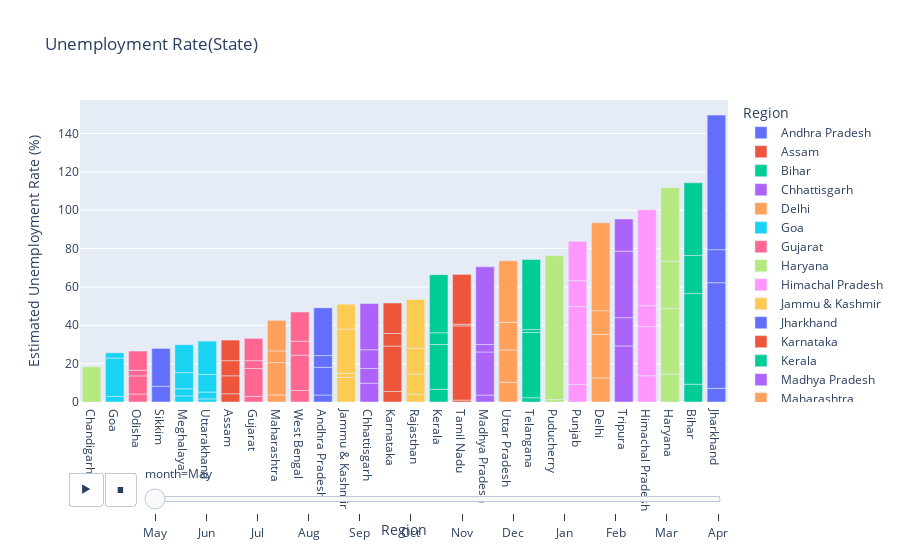

Notebook source saved alongside this figure:
### Code cell
fig = px.bar(UA, x='Region', y=' Estimated Unemployment Rate (%)', animation_frame='month',color='Region', title='Unemployment Rate(State)')

fig.update_layout(xaxis={'categoryorder':'total ascending'})

fig.layout.updatemenus[0].buttons[0].args[1]['frame']['duration']=2000

fig.show()

### Figure 1 — Plotly figure (JSON) as saved in the notebook; plotly's stock layout.template omitted (floating-point values rounded to 4 significant figures)
{"data": [{"alignmentgroup": "True", "hovertemplate": "Region=%{x}<br>month=May<br> Estimated Unemployment Rate (%)=%{y}<extra></extra>", "legendgroup": "Andhra Pradesh", "marker": {"color": "#636efa", "pattern": {"shape": ""}}, "name": "Andhra Pradesh", "offsetgroup": "Andhra Pradesh", "orientation": "v", "showlegend": true, "textposition": "auto", "type": "bar", "x": ["Andhra Pradesh", "Andhra Pradesh", "Andhra Pradesh", "Andhra Pradesh"], "xaxis": "x", "y": [3.65, 14.46, 6.09, 24.91], "yaxis": "y"}, {"alignmentgroup": "True", "hovertemplate": "Region=%{x}<br>month=May<br> Estimated Unemployment Rate (%)=%{y}<extra></extra>", "legendgroup": "Assam", "marker": {"color": "#EF553B", "pattern": {"shape": ""}}, "name": "Assam", "offsetgroup": "Assam", "orientation": "v", "showlegend": true, "textposition": "auto", "type": "bar", "x": ["Assam", "Assam", "Assam", "Assam"], "xaxis": "x", "y": [4.29, 9.38, 7.87, 10.77], "yaxis": "y"}, {"alignmentgroup": "True", "hovertemplate": "Region=%{x}<br>month=May<br> Estimated Unemployment Rate (%)=%{y}<extra></extra>", "legendgroup": "Bihar", "marker": {"color": "#00cc96", "pattern": {"shape": ""}}, "name": "Bihar", "offsetgroup": "Bihar", "orientation": "v", "showlegend": true, "textposition": "auto", "type": "bar", "x": ["Bihar", "Bihar", "Bihar", "Bihar"], "xaxis": "x", "y": [9.27, 47.26, 19.9, 37.87], "yaxis": "y"}, {"alignmentgroup": "True", "hovertemplate": "Region=%{x}<br>month=May<br> Estimated Unemployment Rate (%)=%{y}<extra></extra>", "legendgroup": "Chhattisgarh", "marker": {"color": "#ab63fa", "pattern": {"shape": ""}}, "name": "Chhattisgarh", "offsetgroup": "Chhattisgarh", "orientation": "v", "showlegend": true, "textposition": "auto", "type": "bar", "x": ["Chhattisgarh", "Chhattisgarh", "Chhattisgarh", "Chhattisgarh"], "xaxis": "x", "y": [9.82, 7.64, 9.77, 24.1], "yaxis": "y"}, {"alignmentgroup": "True", "hovertemplate": "Region=%{x}<br>month=May<br> Estimated Unemployment Rate (%)=%{y}<extra></extra>", "legendgroup": "Delhi", "marker": {"color": "#FFA15A", "pattern": {"shape": ""}}, "name": "Delhi", "offsetgroup": "Delhi", "orientation": "v", "showlegend": true, "textposition": "auto", "type": "bar", "x": ["Delhi", "Delhi", "Delhi", "Delhi"], "xaxis": "x", "y": [12.56, 22.76, 12.31, 45.78], "yaxis": "y"}, {"alignmentgroup": "True", "hovertemplate": "Region=%{x}<br>month=May<br> Estimated Unemployment Rate (%)=%{y}<extra></extra>", "legendgroup": "Goa", "marker": {"color": "#19d3f3", "pattern": {"shape": ""}}, "name": "Goa", "offsetgroup": "Goa", "orientation": "v", "showlegend": true, "textposition": "auto", "type": "bar", "x": ["Goa", "Goa", "Goa"], "xaxis": "x", "y": [2.91, 20, 2.75], "yaxis": "y"}, {"alignmentgroup": "True", "hovertemplate": "Region=%{x}<br>month=May<br> Estimated Unemployment Rate (%)=%{y}<extra></extra>", "legendgroup": "Gujarat", "marker": {"color": "#FF6692", "pattern": {"shape": ""}}, "name": "Gujarat", "offsetgroup": "Gujarat", "orientation": "v", "showlegend": true, "textposition": "auto", "type": "bar", "x": ["Gujarat", "Gujarat", "Gujarat", "Gujarat"], "xaxis": "x", "y": [2.88, 14.58, 4.09, 11.62], "yaxis": "y"}, {"alignmentgroup": "True", "hovertemplate": "Region=%{x}<br>month=May<br> Estimated Unemployment Rate (%)=%{y}<extra></extra>", "legendgroup": "Haryana", "marker": {"color": "#B6E880", "pattern": {"shape": ""}}, "name": "Haryana", "offsetgroup": "Haryana", "orientation": "v", "showlegend": true, "textposition": "auto", "type": "bar", "x": ["Haryana", "Haryana", "Haryana", "Haryana"], "xaxis": "x", "y": [14.54, 34.22, 24.67, 38.46], "yaxis": "y"}, {"alignmentgroup": "True", "hovertemplate": "Region=%{x}<br>month=May<br> Estimated Unemployment Rate (%)=%{y}<extra></extra>", "legendgroup": "Himachal Pradesh", "marker": {"color": "#FF97FF", "pattern": {"shape": ""}}, "name": "Himachal Pradesh", "offsetgroup": "Himachal Pradesh", "orientation": "v", "showlegend": true, "textposition": "auto", "type": "bar", "x": ["Himachal Pradesh", "Himachal Pradesh", "Himachal Pradesh", "Himachal Pradesh"], "xaxis": "x", "y": [13.68, 25.64, 10.88, 50], "yaxis": "y"}, {"alignmentgroup": "True", "hovertemplate": "Region=%{x}<br>month=May<br> Estimated Unemployment Rate (%)=%{y}<extra></extra>", "legendgroup": "Jammu & Kashmir", "marker": {"color": "#FECB52", "pattern": {"shape": ""}}, "name": "Jammu & Kashmir", "offsetgroup": "Jammu & Kashmir", "orientation": "v", "showlegend": true, "textposition": "auto", "type": "bar", "x": ["Jammu & Kashmir", "Jammu & Kashmir", "Jammu & Kashmir", "Jammu & Kashmir"], "xaxis": "x", "y": [12.78, 2.22, 23.04, 12.96], "yaxis": "y"}, {"alignmentgroup": "True", "hovertemplate": "Region=%{x}<br>month=May<br> Estimated Unemployment Rate (%)=%{y}<extra></extra>", "legendgroup": "Jharkhand", "marker": {"color": "#636efa", "pattern": {"shape": ""}}, "name": "Jharkhand", "offsetgroup": "Jharkhand", "orientation": "v", "showlegend": true, "textposition": "auto", "type": "bar", "x": ["Jharkhand", "Jharkhand", "Jharkhand", "Jharkhand"], "xaxis": "x", "y": [7.11, 55.1, 17.23, 70.17], "yaxis": "y"}, {"alignmentgroup": "True", "hovertemplate": "Region=%{x}<br>month=May<br> Estimated Unemployment Rate (%)=%{y}<extra></extra>", "legendgroup": "Karnataka", "marker": {"color": "#EF553B", "pattern": {"shape": ""}}, "name": "Karnataka", "offsetgroup": "Karnataka", "orientation": "v", "showlegend": true, "textposition": "auto", "type": "bar", "x": ["Karnataka", "Karnataka", "Karnataka", "Karnataka"], "xaxis": "x", "y": [5.46, 23.72, 6.56, 15.88], "yaxis": "y"}, {"alignmentgroup": "True", "hovertemplate": "Region=%{x}<br>month=May<br> Estimated Unemployment Rate (%)=%{y}<extra></extra>", "legendgroup": "Kerala", "marker": {"color": "#00cc96", "pattern": {"shape": ""}}, "name": "Kerala", "offsetgroup": "Kerala", "orientation": "v", "showlegend": true, "textposition": "auto", "type": "bar", "x": ["Kerala", "Kerala", "Kerala", "Kerala"], "xaxis": "x", "y": [6.63, 23.38, 6.11, 30.28], "yaxis": "y"}, {"alignmentgroup": "True", "hovertemplate": "Region=%{x}<br>month=May<br> Estimated Unemployment Rate (%)=%{y}<extra></extra>", "legendgroup": "Madhya Pradesh", "marker": {"color": "#ab63fa", "pattern": {"shape": ""}}, "name": "Madhya Pradesh", "offsetgroup": "Madhya Pradesh", "orientation": "v", "showlegend": true, "textposition": "auto", "type": "bar", "x": ["Madhya Pradesh", "Madhya Pradesh", "Madhya Pradesh", "Madhya Pradesh"], "xaxis": "x", "y": [3.63, 22.46, 3.91, 40.49], "yaxis": "y"}, {"alignmentgroup": "True", "hovertemplate": "Region=%{x}<br>month=May<br> Estimated Unemployment Rate (%)=%{y}<extra></extra>", "legendgroup": "Maharashtra", "marker": {"color": "#FFA15A", "pattern": {"shape": ""}}, "name": "Maharashtra", "offsetgroup": "Maharashtra", "orientation": "v", "showlegend": true, "textposition": "auto", "type": "bar", "x": ["Maharashtra", "Maharashtra", "Maharashtra", "Maharashtra"], "xaxis": "x", "y": [3.67, 16.89, 6.08, 15.92], "yaxis": "y"}, {"alignmentgroup": "True", "hovertemplate": "Region=%{x}<br>month=May<br> Estimated Unemployment Rate (%)=%{y}<extra></extra>", "legendgroup": "Meghalaya", "marker": {"color": "#19d3f3", "pattern": {"shape": ""}}, "name": "Meghalaya", "offsetgroup": "Meghalaya", "orientation": "v", "showlegend": true, "textposition": "auto", "type": "bar", "x": ["Meghalaya", "Meghalaya", "Meghalaya", "Meghalaya"], "xaxis": "x", "y": [3.16, 3.73, 8.4, 14.58], "yaxis": "y"}, {"alignmentgroup": "True", "hovertemplate": "Region=%{x}<br>month=May<br> Estimated Unemployment Rate (%)=%{y}<extra></extra>", "legendgroup": "Odisha", "marker": {"color": "#FF6692", "pattern": {"shape": ""}}, "name": "Odisha", "offsetgroup": "Odisha", "orientation": "v", "showlegend": true, "textposition": "auto", "type": "bar", "x": ["Odisha", "Odisha", "Odisha", "Odisha"], "xaxis": "x", "y": [4.17, 9.45, 2.95, 10], "yaxis": "y"}, {"alignmentgroup": "True", "hovertemplate": "Region=%{x}<br>month=May<br> Estimated Unemployment Rate (%)=%{y}<extra></extra>", "legendgroup": "Puducherry", "marker": {"color": "#B6E880", "pattern": {"shape": ""}}, "name": "Puducherry", "offsetgroup": "Puducherry", "orientation": "v", "showlegend": true, "textposition": "auto", "type": "bar", "x": ["Puducherry", "Puducherry", "Puducherry"], "xaxis": "x", "y": [0, 1.25, 75], "yaxis": "y"}, {"alignmentgroup": "True", "hovertemplate": "Region=%{x}<br>month=May<br> Estimated Unemployment Rate (%)=%{y}<extra></extra>", "legendgroup": "Punjab", "marker": {"color": "#FF97FF", "pattern": {"shape": ""}}, "name": "Punjab", "offsetgroup": "Punjab", "orientation": "v", "showlegend": true, "textposition": "auto", "type": "bar", "x": ["Punjab", "Punjab", "Punjab", "Punjab"], "xaxis": "x", "y": [9.17, 40.59, 13.49, 20.54], "yaxis": "y"}, {"alignmentgroup": "True", "hovertemplate": "Region=%{x}<br>month=May<br> Estimated Unemployment Rate (%)=%{y}<extra></extra>", "legendgroup": "Rajasthan", "marker": {"color": "#FECB52", "pattern": {"shape": ""}}, "name": "Rajasthan", "offsetgroup": "Rajasthan", "orientation": "v", "showlegend": true, "textposition": "auto", "type": "bar", "x": ["Rajasthan", "Rajasthan", "Rajasthan", "Rajasthan"], "xaxis": "x", "y": [4.03, 10.45, 13.62, 25.35], "yaxis": "y"}, {"alignmentgroup": "True", "hovertemplate": "Region=%{x}<br>month=May<br> Estimated Unemployment Rate (%)=%{y}<extra></extra>", "legendgroup": "Sikkim", "marker": {"color": "#636efa", "pattern": {"shape": ""}}, "name": "Sikkim", "offsetgroup": "Sikkim", "orientation": "v", "showlegend": true, "textposition": "auto", "type": "bar", "x": ["Sikkim", "Sikkim"], "xaxis": "x", "y": [8.2, 19.75], "yaxis": "y"}, {"alignmentgroup": "True", "hovertemplate": "Region=%{x}<br>month=May<br> Estimated Unemployment Rate (%)=%{y}<extra></extra>", "legendgroup": "Tamil Nadu", "marker": {"color": "#EF553B", "pattern": {"shape": ""}}, "name": "Tamil Nadu", "offsetgroup": "Tamil Nadu", "orientation": "v", "showlegend": true, "textposition": "auto", "type": "bar", "x": ["Tamil Nadu", "Tamil Nadu", "Tamil Nadu", "Tamil Nadu"], "xaxis": "x", "y": [0.97, 38.73, 0.89, 25.95], "yaxis": "y"}, {"alignmentgroup": "True", "hovertemplate": "Region=%{x}<br>month=May<br> Estimated Unemployment Rate (%)=%{y}<extra></extra>", "legendgroup": "Telangana", "marker": {"color": "#00cc96", "pattern": {"shape": ""}}, "name": "Telangana", "offsetgroup": "Telangana", "orientation": "v", "showlegend": true, "textposition": "auto", "type": "bar", "x": ["Telangana", "Telangana", "Telangana", "Telangana"], "xaxis": "x", "y": [2.23, 34.01, 1.52, 36.57], "yaxis": "y"}, {"alignmentgroup": "True", "hovertemplate": "Region=%{x}<br>month=May<br> Estimated Unemployment Rate (%)=%{y}<extra></extra>", "legendgroup": "Tripura", "marker": {"color": "#ab63fa", "pattern": {"shape": ""}}, "name": "Tripura", "offsetgroup": "Tripura", "orientation": "v", "showlegend": true, "textposition": "auto", "type": "bar", "x": ["Tripura", "Tripura", "Tripura", "Tripura"], "xaxis": "x", "y": [29.25, 14.71, 34.69, 16.78], "yaxis": "y"}, {"alignmentgroup": "True", "hovertemplate": "Region=%{x}<br>month=May<br> Estimated Unemployment Rate (%)=%{y}<extra></extra>", "legendgroup": "Uttar Pradesh", "marker": {"color": "#FFA15A", "pattern": {"shape": ""}}, "name": "Uttar Pradesh", "offsetgroup": "Uttar Pradesh", "orientation": "v", "showlegend": true, "textposition": "auto", "type": "bar", "x": ["Uttar Pradesh", "Uttar Pradesh", "Uttar Pradesh", "Uttar Pradesh"], "xaxis": "x", "y": [10.26, 16.89, 14.4, 32.06], "yaxis": "y"}, {"alignmentgroup": "True", "hovertemplate": "Region=%{x}<br>month=May<br> Estimated Unemployment Rate (%)=%{y}<extra></extra>", "legendgroup": "Uttarakhand", "marker": {"color": "#19d3f3", "pattern": {"shape": ""}}, "name": "Uttarakhand", "offsetgroup": "Uttarakhand", "orientation": "v", "showlegend": true, "textposition": "auto", "type": "bar", "x": ["Uttarakhand", "Uttarakhand", "Uttarakhand", "Uttarakhand"], "xaxis": "x", "y": [1.63, 3.57, 9.17, 17.36], "yaxis": "y"}, {"alignmentgroup": "True", "hovertemplate": "Region=%{x}<br>month=May<br> Estimated Unemployment Rate (%)=%{y}<extra></extra>", "legendgroup": "West Bengal", "marker": {"color": "#FF6692", "pattern": {"shape": ""}}, "name": "West Bengal", "offsetgroup": "West Bengal", "orientation": "v", "showlegend": true, "textposition": "auto", "type": "bar", "x": ["West Bengal", "West Bengal", "West Bengal", "West Bengal"], "xaxis": "x", "y": [6.02, 18.43, 7.25, 15.22], "yaxis": "y"}, {"alignmentgroup": "True", "hovertemplate": "Region=%{x}<br>month=May<br> Estimated Unemployment Rate (%)=%{y}<extra></extra>", "legendgroup": "Chandigarh", "marker": {"color": "#B6E880", "pattern": {"shape": ""}}, "name": "Chandigarh", "offsetgroup": "Chandigarh", "orientation": "v", "showlegend": true, "textposition": "auto", "type": "bar", "x": ["Chandigarh"], "xaxis": "x", "y": [18.35], "yaxis": "y"}], "layout": {"autosize": true, "barmode": "relative", "legend": {"title": {"text": "Region"}, "tracegroupgap": 0}, "sliders": [{"active": 0, "currentvalue": {"prefix": "month="}, "len": 0.9, "pad": {"b": 10, "t": 60}, "steps": [{"args": [["May"], {"frame": {"duration": 0, "redraw": true}, "fromcurrent": true, "mode": "immediate", "transition": {"duration": 0, "easing": "linear"}}], "label": "May", "method": "animate"}, {"args": [["Jun"], {"frame": {"duration": 0, "redraw": true}, "fromcurrent": true, "mode": "immediate", "transition": {"duration": 0, "easing": "linear"}}], "label": "Jun", "method": "animate"}, {"args": [["Jul"], {"frame": {"duration": 0, "redraw": true}, "fromcurrent": true, "mode": "immediate", "transition": {"duration": 0, "easing": "linear"}}], "label": "Jul", "method": "animate"}, {"args": [["Aug"], {"frame": {"duration": 0, "redraw": true}, "fromcurrent": true, "mode": "immediate", "transition": {"duration": 0, "easing": "linear"}}], "label": "Aug", "method": "animate"}, {"args": [["Sep"], {"frame": {"duration": 0, "redraw": true}, "fromcurrent": true, "mode": "immediate", "transition": {"duration": 0, "easing": "linear"}}], "label": "Sep", "method": "animate"}, {"args": [["Oct"], {"frame": {"duration": 0, "redraw": true}, "fromcurrent": true, "mode": "immediate", "transition": {"duration": 0, "easing": "linear"}}], "label": "Oct", "method": "animate"}, {"args": [["Nov"], {"frame": {"duration": 0, "redraw": true}, "fromcurrent": true, "mode": "immediate", "transition": {"duration": 0, "easing": "linear"}}], "label": "Nov", "method": "animate"}, {"args": [["Dec"], {"frame": {"duration": 0, "redraw": true}, "fromcurrent": true, "mode": "immediate", "transition": {"duration": 0, "easing": "linear"}}], "label": "Dec", "method": "animate"}, {"args": [["Jan"], {"frame": {"duration": 0, "redraw": true}, "fromcurrent": true, "mode": "immediate", "transition": {"duration": 0, "easing": "linear"}}], "label": "Jan", "method": "animate"}, {"args": [["Feb"], {"frame": {"duration": 0, "redraw": true}, "fromcurrent": true, "mode": "immediate", "transition": {"duration": 0, "easing": "linear"}}], "label": "Feb", "method": "animate"}, {"args": [["Mar"], {"frame": {"duration": 0, "redraw": true}, "fromcurrent": true, "mode": "immediate", "transition": {"duration": 0, "easing": "linear"}}], "label": "Mar", "method": "animate"}, {"args": [["Apr"], {"frame": {"duration": 0, "redraw": true}, "fromcurrent": true, "mode": "immediate", "transition": {"duration": 0, "easing": "linear"}}], "label": "Apr", "method": "animate"}], "x": 0.1, "xanchor": "left", "y": 0, "yanchor": "top"}], "title": {"text": "Unemployment Rate(State)"}, "updatemenus": [{"buttons": [{"args": [null, {"frame": {"duration": 2000, "redraw": true}, "fromcurrent": true, "mode": "immediate", "transition": {"duration": 500, "easing": "linear"}}], "label": "&#9654;", "method": "animate"}, {"args": [[null], {"frame": {"duration": 0, "redraw": true}, "fromcurrent": true, "mode": "immediate", "transition": {"duration": 0, "easing": "linear"}}], "label": "&#9724;", "method": "animate"}], "direction": "left", "pad": {"r": 10, "t": 70}, "showactive": false, "type": "buttons", "x": 0.1, "xanchor": "right", "y": 0, "yanchor": "top"}], "xaxis": {"anchor": "y", "autorange": true, "categoryarray": ["Andhra Pradesh", "Assam", "Bihar", "Chhattisgarh", "Delhi", "Goa", "Gujarat", "Haryana", "Himachal Pradesh", "Jammu & Kashmir", "Jharkhand", "Karnataka", "Kerala", "Madhya Pradesh", "Maharashtra", "Meghalaya", "Odisha", "Puducherry", "Punjab", "Rajasthan", "Sikkim", "Tamil Nadu", "Telangana", "Tripura", "Uttar Pradesh", "Uttarakhand", "West Bengal", "Chandigarh"], "categoryorder": "total ascending", "domain": [0, 1], "range": [-0.5, 27.5], "title": {"text": "Region"}, "type": "category"}, "yaxis": {"anchor": "x", "autorange": true, "domain": [0, 1], "range": [0, 157.5], "title": {"text": " Estimated Unemployment Rate (%)"}, "type": "linear"}}}
